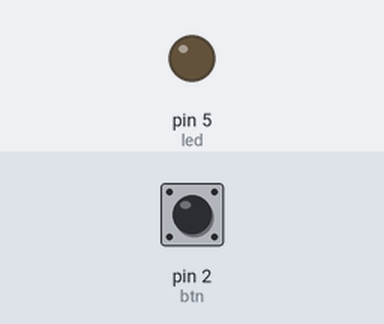
Bench run of a sketch on a simulated Arduino Uno, built with avr-gcc and run on an emulated ATmega328P. On the bench: output pins drawn as LEDs (lit = HIGH). The inputs (shaded band) are chosen by the test bench; at power-on: pin 2 (btn) HIGH.

Above: at 1.2 s.
1.3 s: pin 2 (btn) pulled LOW for 0.15 s
At 1.9 s:
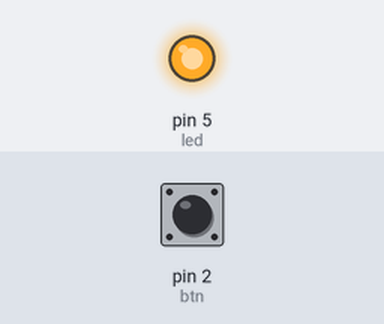
2.9 s: pin 2 (btn) pulled LOW for 1 s
At 4.3 s:
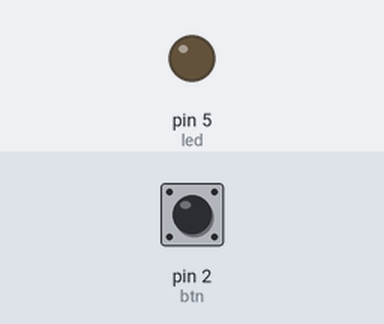
5.4 s: pin 2 (btn) pulled LOW for 3.2 s
At 6.2 s:
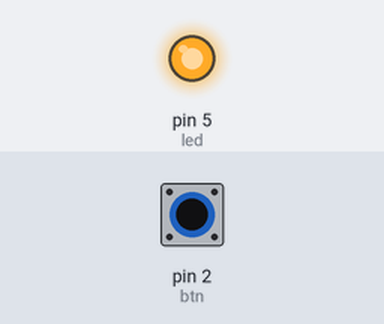
Timing chart, 0 to 8.4 s (numbered marks = the images above; inputs shaded):
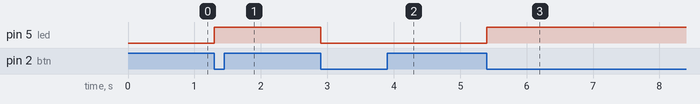

The sketch:

External_Inturrupt_1.ino
```cpp
const uint8_t btn=2;
const uint8_t led=5;

void setup() {
  // put your setup code here, to run once:
DDRD = B00100000;
PORTD = B00000100;

Serial.begin(9600);

attachInterrupt(digitalPinToInterrupt(btn),toggle,FALLING);
}

void loop()
{
  // put your main code here, to run repeatedly:

delay(500);

}

int toggle()
{
  PORTD ^=(1 << led);

  }
```

Measured:
- after the input at 1.3 s, pin 5 (led): LOW → HIGH at once
- after the input at 2.9 s, pin 5 (led): HIGH → LOW at once
- after the input at 5.4 s, pin 5 (led): LOW → HIGH at once
